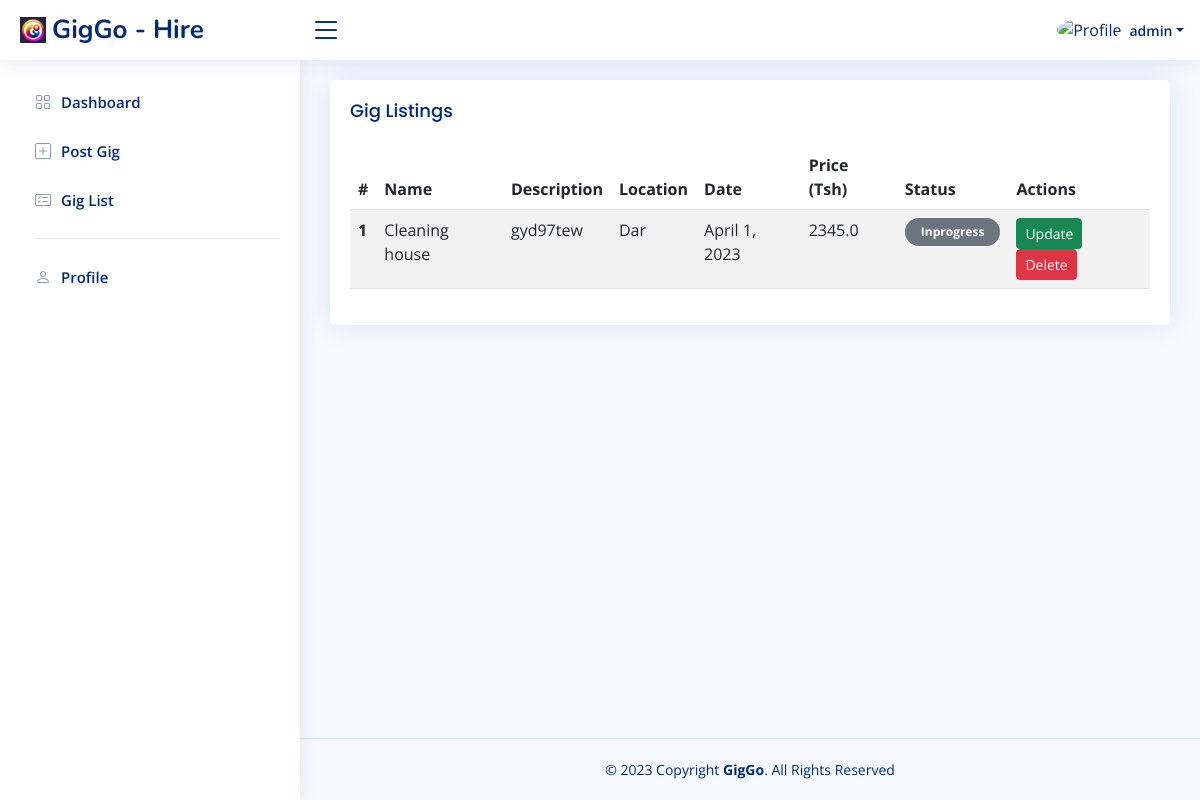
Before: /poster/joblist/ (signed in) with the older database file.
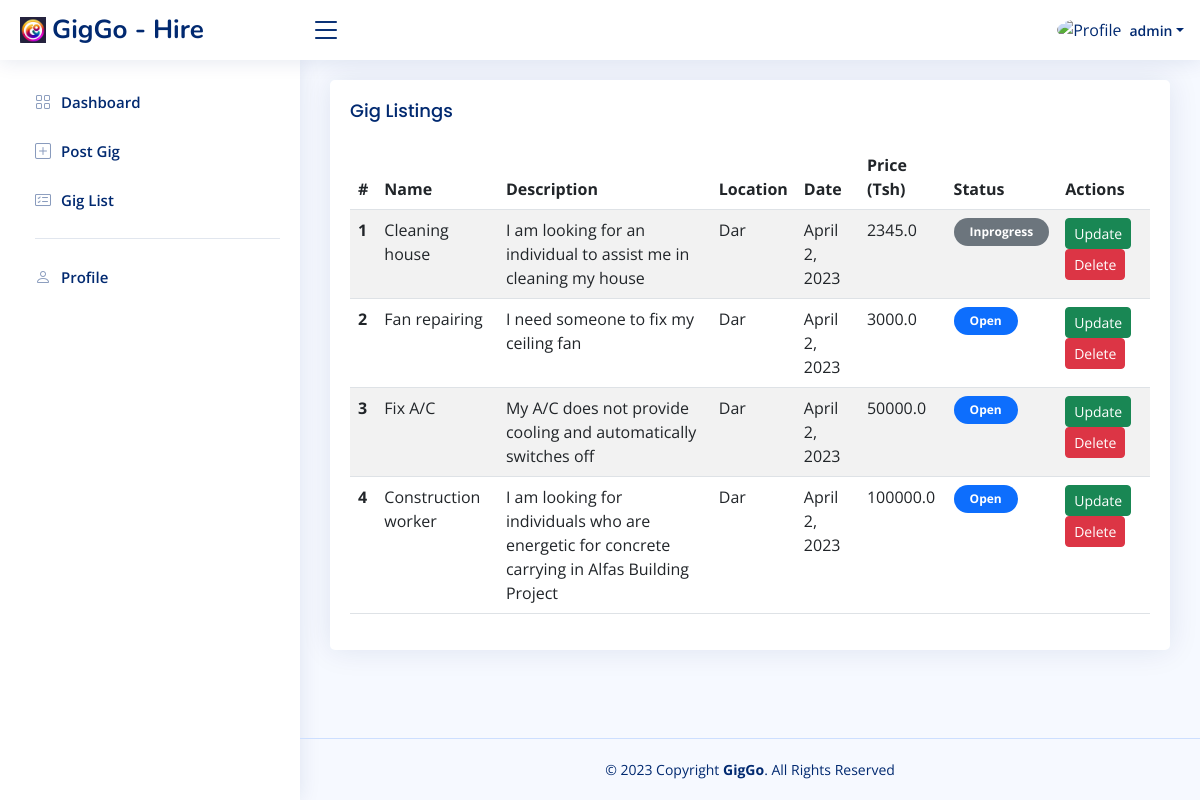
After: the same page with the newer database file.
### GigGo_App/models.py (models this page shows, shortened)
class NewUser(AbstractUser):
    is_finder = models.BooleanField(default=False)
    is_poster = models.BooleanField(default=False)
    GENDER = [
        ('1', 'Male'),
        ('2', 'Female'),
    ]
    first_name = models.CharField(max_length=20, null=True)
    last_name = models.CharField(max_length=20, null=True)
    gender = models.CharField(max_length=10, choices=GENDER, null=True)
    dob = models.DateField(null=True)
    phone_number = models.CharField(max_length=12, null=True)
    nin = models.PositiveBigIntegerField(null=True)
    email = models.EmailField(null=True)
    weburl = models.URLField(max_length=40, null=True, blank=True)
    address = models.CharField(max_length=40, null=True)
    status = models.BooleanField(null=True)

class Job(models.Model):
    LOCATION = [
        ('Dar', 'Dar es Salaam'),
        ('arusha', 'Arusha'),
        ('dodoma', 'Dodoma'),
    ]
    STATUS = [
        ('open', 'Open'),
        ('inprogress', 'In Progress'),
        ('Reviewing', 'Reviewing'),
        ('complete', 'Complete'),
    ]
    user = models.ForeignKey(NewUser, on_delete=models.CASCADE)
    category = models.ForeignKey(Category, on_delete=models.CASCADE)
    name = models.CharField(max_length=20, null=False)
    description = models.TextField(null=True)
    image = models.ImageField(upload_to='gig_images/%Y/%m/%d', blank=True)
    location = models.CharField(choices=LOCATION, max_length=20, null=True)
    date = models.DateField(auto_now=True)
    price = models.FloatField(max_length=25, null=True)
    slug = models.SlugField(max_length=200, db_index=True, null=True)
    status = models.CharField(max_length=20, null=True, choices=STATUS)
    class Meta:
        ordering = ['user']
        verbose_name = "Job"
        verbose_name_plural = "Jobs"
        index_together = (('id', 'slug'),)

### GigGo_App/views.py (the view)
# urls.py: path('poster/joblist/', JobListView.as_view(), name='poster_joblist'),
class JobListView(LoginRequiredMixin, ListView):
    template_name = "poster_joblist.html"
    model = Job
    def get_queryset(self):
        jobs = Job.objects.filter(user=self.request.user)
        job_applications = JobApplication.objects.filter(job__in=jobs)
        for job in jobs:
            if job_applications.filter(job=job).exists():
                job.status = 'inprogress'
        return jobs

### templates/poster_joblist.html (shortened to what this page needs)
{% extends 'poster_base.html' %}
{% load static %}
{% block content %}
<section class="inner-page">
    <div class="card">
        <div class="card-body">
            <h5 class="card-title">Gig Listings</h5>
            <table class="table table-striped">
                <thead>
                    <tr>
                    <th scope="col">#</th>
                    <th scope="col">Name</th>
                    <th scope="col">Description</th>
                    <th scope="col">Location</th>
                    <th scope="col">Date</th>
                    <th scope="col">Price (Tsh)</th>
                    <th scope="col">Status</th>
                    <th scope="col">Actions</th>
                    </tr>
                </thead>
                <tbody>
                    {% for job in object_list %}
                        <tr>
                            <th scope="row">{{forloop.counter}}</th>
                            <td>{{ job.name }}</td>
                            <td>{{ job.description }}</td>
                            <td>{{ job.location }}</td>
                            <td>{{ job.date }}</td>
                            <td>{{ job.price }}</td>
                            <td>
                                {% if job.status == "open" %}
                                        <span class="badge text-bg-primary rounded-pill px-3 py-2">{{ job.status|capfirst }}</span>
                                    {% elif  job.status == "inprogress" %}
                                        <span class="badge text-bg-secondary rounded-pill px-3 py-2">{{ job.status|capfirst }}</span>
                                    {% elif  job.status == "reviewing" %}
                                        <span class="badge text-bg-info rounded-pill px-3 py-2">{{  job.status|capfirst }}</span>
                                    {% elif  job.status == "dispute" %}
                                        <span class="badge text-bg-danger rounded-pill px-3 py-2">{{  job.status|capfirst }}</span>
                                    {% elif  job.status == "completed" %}
                                        <span class="badge text-bg-success rounded-pill px-3 py-2">{{  job.status|capfirst }}</span>
                                {% endif %}
                            </td>
                            <td>
                                <a href="{% url 'GigGo_App:poster_updatejob' pk=job.pk %}" type="button" class="btn btn-sm btn-success">Update</a>
                                <a href="{% url 'GigGo_App:poster_deletejob' pk=job.pk %}" type="button" class="btn btn-sm btn-danger">Delete</a>
                            </td>
                        </tr>
                    {% endfor %}
                </tbody>
            </table>
        </div>
    </div>
</section>
{% endblock content %}

### templates/poster_base.html (shortened to what this page needs)
<!DOCTYPE html>
{% load static %}
<html lang="en">
<head>
    <link href="{% static 'assets/vendor/bootstrap/css/bootstrap.min.css' %}" rel="stylesheet">
    <link href="{% static 'assets/vendor/bootstrap-icons/bootstrap-icons.css' %}" rel="stylesheet">
    <link href="{% static 'assets/vendor/boxicons/css/boxicons.min.css' %}" rel="stylesheet">
    <link href="{% static 'assets/vendor/quill/quill.snow.css' %}" rel="stylesheet">
    <link href="{% static 'assets/vendor/quill/quill.bubble.css' %}" rel="stylesheet">
    <link href="{% static 'assets/vendor/remixicon/remixicon.css' %}" rel="stylesheet">
    <link href="{% static 'assets/vendor/simple-datatables/style.css' %}" rel="stylesheet">
    <link href="{% static 'assets/css/userprofile_style.css' %}" rel="stylesheet">
</head>
<body>
    <header id="header" class="header fixed-top d-flex align-items-center">
        <div class="d-flex align-items-center justify-content-between">
            <a href="{% url 'GigGo_App:index' %}" class="logo d-flex align-items-center">
                <img src="{% static 'assets/img/favicon/favicon-32x32.png' %}" alt="">
                <span class="d-none d-lg-block">GigGo - Hire</span>
            </a>
            <i class="bi bi-list toggle-sidebar-btn"></i>
        </div>
        <nav class="header-nav ms-auto">
            <ul class="d-flex align-items-center">
                <li class="nav-item dropdown pe-3">
                    <a class="nav-link nav-profile d-flex align-items-center pe-0" href="#" data-bs-toggle="dropdown">
                        <img src="{% static 'assets/img/profile-img.jpg' %}" alt="Profile" class="rounded-circle">
                        <span class="d-none d-md-block dropdown-toggle ps-2">{{user.username}}</span>
                    </a>
                </li>
            </ul>
        </nav>
    </header>
    <aside id="sidebar" class="sidebar">
        <ul class="sidebar-nav" id="sidebar-nav">
            <li class="nav-item">
                <a class="nav-link collapsed" href="{% url 'GigGo_App:poster_dashboard' %}">
                    <i class="bi bi-grid"></i>
                    <span>Dashboard</span>
                </a>
            </li>
            <li class="nav-item">
                <a class="nav-link collapsed" href="{% url 'GigGo_App:poster_createjob' %}">
                    <i class="bi bi-plus-square"></i>
                    <span>Post Gig</span>
                </a>
            </li>
            <li class="nav-item">
                <a class="nav-link collapsed" href="{% url 'GigGo_App:poster_joblist' %}">
                    <i class="bi bi-card-checklist"></i>
                    <span>Gig List</span>
                </a>
            </li>
            <li class="nav-heading">
                <hr>
            </li>
            <li class="nav-item">
                <a class="nav-link collapsed" href="">
                    <i class="bi bi-person"></i>
                    <span>Profile</span>
                </a>
            </li>
        </ul>
    </aside>
    <main id="main" class="main">
        {% block content %}
        {% endblock content %}
    </main>
    <footer id="footer" class="footer fixed-bottom">
        <div class="copyright">
            &copy;  <script>document.write(new Date().getFullYear());</script> Copyright <strong><span>GigGo</span></strong>. All Rights Reserved
        </div>
    </footer>
</body>
</html>

### GigGo_App/static/assets/css/userprofile_style.css (style rules this page uses)
:root { scroll-behavior: smooth; }
body { font-family: "Open Sans", sans-serif; background: #f6f9ff; color: #444444; }
a { color: #4154f1; text-decoration: none; }
h1, h2, h3, h4, h5, h6 { font-family: "Nunito", sans-serif; }
#main { margin-top: 60px; padding: 20px 30px; transition: all 0.3s; }
.card { margin-bottom: 30px; border: none; border-radius: 5px; box-shadow: 0px 0 30px rgba(1, 41, 112, 0.1); }
.card-title { padding: 20px 0 15px 0; font-size: 18px; font-weight: 500; color: #012970; font-family: "Poppins", sans-serif; }
.card-body { padding: 0 20px 20px 20px; }
.logo { line-height: 1; }
@media (min-width: 1200px) { .logo { width: 280px; } }
.logo img { max-height: 26px; margin-right: 6px; }
.logo span { font-size: 26px; font-weight: 700; color: #012970; font-family: "Nunito", sans-serif; }
.header { transition: all 0.5s; z-index: 997; height: 60px; box-shadow: 0px 2px 20px rgba(1, 41, 112, 0.1); background-color: #fff; padding-left: 20px; }
.header .toggle-sidebar-btn { font-size: 32px; padding-left: 10px; cursor: pointer; color: #012970; }
.header-nav ul { list-style: none; }
.header-nav>ul { margin: 0; padding: 0; }
.header-nav .nav-profile { color: #012970; }
.header-nav .nav-profile img { max-height: 36px; }
.header-nav .nav-profile span { font-size: 14px; font-weight: 600; }
.sidebar { position: fixed; top: 60px; left: 0; bottom: 0; width: 300px; z-index: 996; transition: all 0.3s; padding: 20px; overflow-y: auto; scrollbar-width: thin; scrollbar-color: #aab7cf transparent; box-shadow: 0px 0px 20px rgba(1, 41, 112, 0.1); background-color: #fff; }
@media (min-width: 1200px) { #main, #footer { margin-left: 300px; } }
.sidebar-nav { padding: 0; margin: 0; list-style: none; }
.sidebar-nav li { padding: 0; margin: 0; list-style: none; }
.sidebar-nav .nav-item { margin-bottom: 5px; }
.sidebar-nav .nav-heading { font-size: 11px; text-transform: uppercase; color: #899bbd; font-weight: 600; margin: 10px 0 5px 15px; }
.sidebar-nav .nav-link { display: flex; align-items: center; font-size: 15px; font-weight: 600; color: #4154f1; transition: 0.3; background: #f6f9ff; padding: 10px 15px; border-radius: 4px; }
.sidebar-nav .nav-link i { font-size: 16px; margin-right: 10px; color: #4154f1; }
.sidebar-nav .nav-link.collapsed { color: #012970; background: #fff; }
.sidebar-nav .nav-link.collapsed i { color: #899bbd; }
.footer { padding: 20px 0; font-size: 14px; transition: all 0.3s; border-top: 1px solid #cddfff; }
.footer .copyright { text-align: center; color: #012970; }

Changed rows visible on the page:
changed Job "Cleaning house": description "gyd97tew" → "I am looking for an individual to assist me in cleaning my house"; date "April 1, 2023" → "April 2, 2023"
added Job: name "Fan repairing", description "I need someone to fix my ceiling fan", location "Dar", date "April 2, 2023", price "3000.0", status "Open"
added Job: name "Fix A/C", description "My A/C does not provide cooling and automatically switches off", location "Dar", date "April 2, 2023", price "50000.0", status "Open"
added Job: name "Construction worker", description "I am looking for individuals who are energetic for concrete carrying in Alfas Building Project", location "Dar", date "April 2, 2023", price "100000.0", status "Open"
